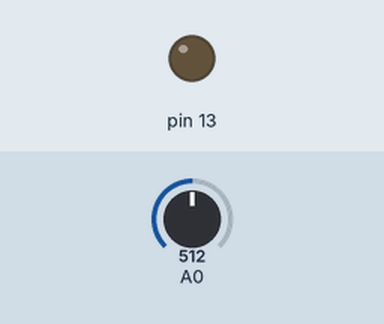
This sketch was run on a simulated Arduino Uno, built with avr-gcc and run on an emulated ATmega328P. Shown: output pins drawn as LEDs (lit = HIGH). Inputs (shaded band) come from the test bench; at power-on: A0 = 512.

Above: at 1.2 s.
1.3 s: A0 set to 105
2.8 s: A0 set to 89
At 4.0 s:
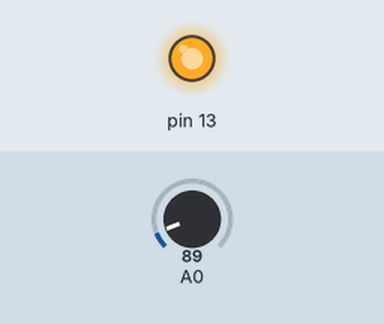
4.3 s: A0 set to 122
At 5.3 s:
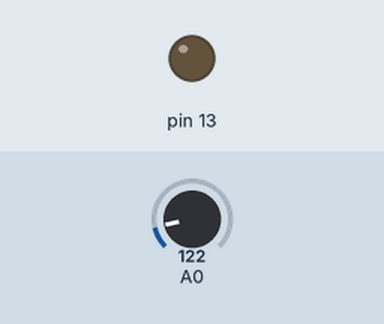
5.8 s: A0 set to 0
At 6.5 s:
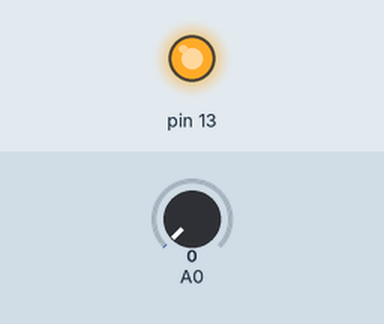
Timing chart, 0 to 8.3 s (numbered marks = the images above; inputs shaded):
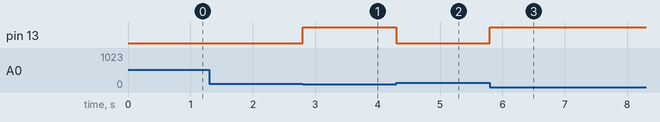

Measured:
- the behaviour switches between 96 and 95 on A0 (found by bisection; images 0 and 1)
- after the input at 1.3 s, every drawn part: stays the same
- after the input at 2.8 s, pin 13: LOW → HIGH at once
- after the input at 4.3 s, pin 13: HIGH → LOW at once
- after the input at 5.8 s, pin 13: LOW → HIGH at once

The sketch:

SMART_LED.ino
```cpp
void setup()
{
  pinMode(13, OUTPUT);
}
void loop()
{
  int val = analogRead(A0);

  val = constrain(val ,40 , 150);
  int ledLevel = map(val, 40 , 150 , 255 , 0);
  analogWrite(13 , ledLevel);

}
```
